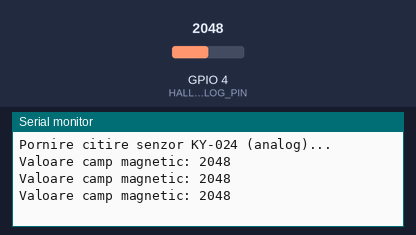
Bench run of a sketch on a simulated ESP32. Shown: the last lines printed to the serial monitor. Inputs (shaded band) come from the test bench; at power-on: GPIO 4 (HALL_ANALOG_PIN) = 2048.

Above: at 1.3 s.
1.4 s: GPIO 4 (HALL_ANALOG_PIN) set to 2866
At 1.9 s:
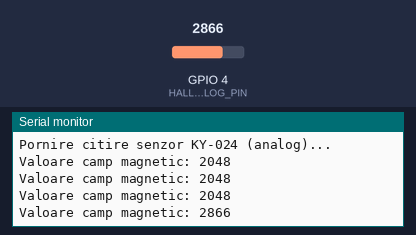
2.9 s: GPIO 4 (HALL_ANALOG_PIN) set to 3603
At 3.4 s:
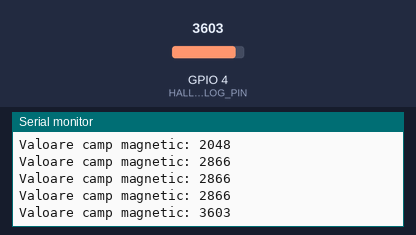
Timing chart, 0 to 5.9 s (numbered marks = the images above; inputs shaded):
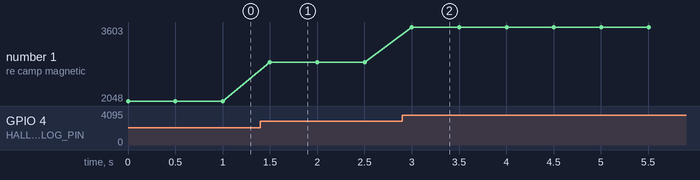

The sketch:

ESP32_Magnetic_KY-024.ino
```cpp
#define HALL_ANALOG_PIN 4  // Pinul ESP32 conectat la A0 de la KY-024

void setup() {
  Serial.begin(115200);     // Deschide comunicarea serială
  pinMode(HALL_ANALOG_PIN, INPUT);  // Pin ca intrare
  Serial.println("Pornire citire senzor KY-024 (analog)...");
}

void loop() {
  int valoare = analogRead(HALL_ANALOG_PIN); // Citește valoarea analogică (0-4095)

  Serial.print("Valoare camp magnetic: ");
  Serial.println(valoare);

  delay(500); // Așteaptă jumătate de secundă
}
```

Measured:
- after the input at 1.4 s, the serial monitor: prints a new line after 0.10 s (image 1)
- after the input at 2.9 s, the serial monitor: prints a new line after 0.10 s (image 2)
- plotted number 1: 2048 → 2866 after the input at 1.4 s, 2866 → 3603 after the input at 2.9 s
